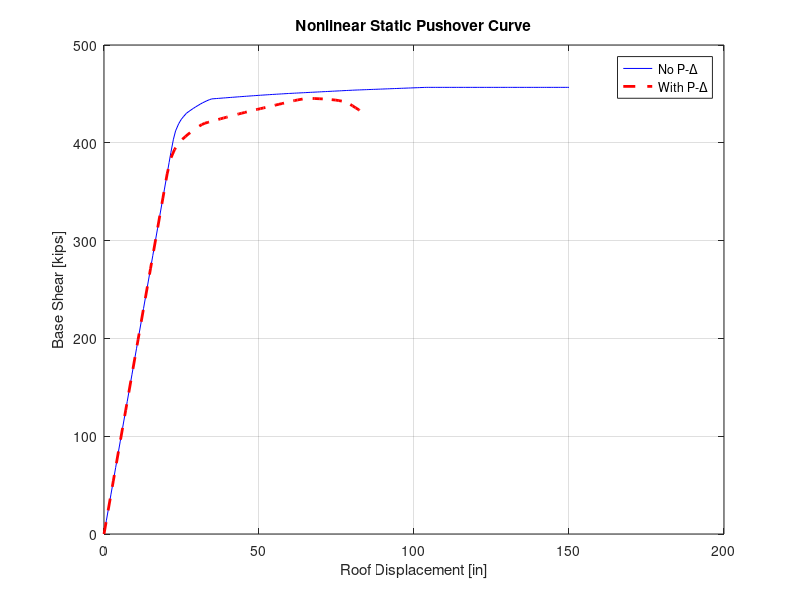
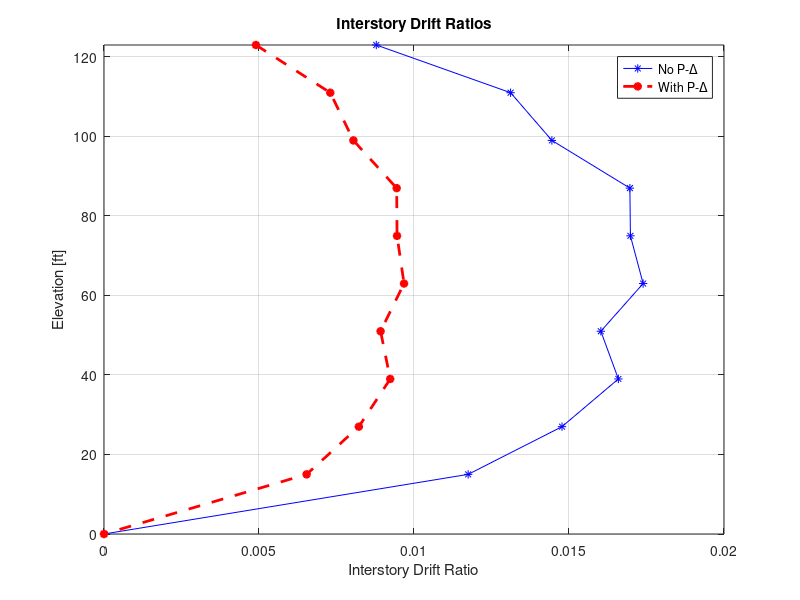

These figures' MATLAB source, in order:
%% CEE 287: Homework 7

%% Pushover Curve

load HW7PushoverData
figure;
plot(d_npd,v_npd,'b-',d_pd,v_pd,'r--','LineWidth',2);
grid on;
xlabel('Roof Displacement [in]');
ylabel('Base Shear [kips]');
title('Nonlinear Static Pushover Curve');
legend('No P-\Delta','With P-\Delta','Location','best');

%% Drift curves

load HW7DriftData;
figure;
plot(Drift_NPD, Elev, 'b*-', Drift_PD, Elev, 'r*--', 'LineWidth', 2);
grid on;
xlabel('Interstory Drift Ratio');
ylabel('Elevation [ft]');
title('Interstory Drift Ratios');
legend('No P-\Delta','With P-\Delta','Location','best');
ylim([0 max(Elev)]);

